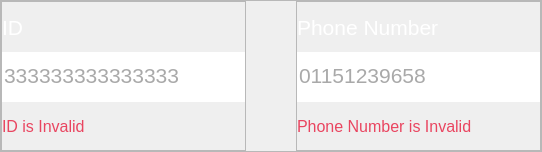
           <widget class="QFrame" name="frame_2">
            <property name="minimumSize">
             <size>
              <width>0</width>
              <height>150</height>
             </size>
            </property>
            <property name="styleSheet">
             <string notr="true"/>
            </property>
            <property name="frameShape">
             <enum>QFrame::StyledPanel</enum>
            </property>
            <property name="frameShadow">
             <enum>QFrame::Raised</enum>
            </property>
            <layout class="QHBoxLayout" name="horizontalLayout_5">
             <property name="spacing">
              <number>50</number>
             </property>
             <property name="leftMargin">
              <number>0</number>
             </property>
             <property name="topMargin">
              <number>0</number>
             </property>
             <property name="rightMargin">
              <number>0</number>
             </property>
             <property name="bottomMargin">
              <number>0</number>
             </property>
             <item>
              <widget class="QFrame" name="phonenum_9">
               <property name="minimumSize">
                <size>
                 <width>245</width>
                 <height>150</height>
                </size>
               </property>
               <property name="maximumSize">
                <size>
                 <width>245</width>
                 <height>150</height>
                </size>
               </property>
               <property name="styleSheet">
                <string notr="true"/>
               </property>
               <property name="frameShape">
                <enum>QFrame::StyledPanel</enum>
               </property>
               <property name="frameShadow">
                <enum>QFrame::Raised</enum>
               </property>
               <layout class="QVBoxLayout" name="verticalLayout_29">
                <property name="spacing">
                 <number>0</number>
                </property>
                <property name="leftMargin">
                 <number>0</number>
                </property>
                <property name="topMargin">
                 <number>0</number>
                </property>
                <property name="rightMargin">
                 <number>0</number>
                </property>
                <property name="bottomMargin">
                 <number>0</number>
                </property>
                <item>
                 <widget class="QLabel" name="label_16">
                  <property name="minimumSize">
                   <size>
                    <width>144</width>
                    <height>22</height>
                   </size>
                  </property>
                  <property name="maximumSize">
                   <size>
                    <width>144</width>
                    <height>22</height>
                   </size>
                  </property>
                  <property name="font">
                   <font>
                    <pointsize>16</pointsize>
                    <weight>50</weight>
                    <italic>false</italic>
                    <bold>false</bold>
                   </font>
                  </property>
                  <property name="styleSheet">
                   <string notr="true">
color: #FFFFFF</string>
                  </property>
                  <property name="text">
                   <string>ID</string>
                  </property>
                 </widget>
                </item>
                <item>
                 <widget class="QLineEdit" name="lineEdit_19">
                  <property name="minimumSize">
                   <size>
                    <width>243</width>
                    <height>50</height>
                   </size>
                  </property>
                  <property name="maximumSize">
                   <size>
                    <width>16777215</width>
                    <height>16777215</height>
                   </size>
                  </property>
                  <property name="font">
                   <font>
                    <pointsize>16</pointsize>
                   </font>
                  </property>
                  <property name="styleSheet">
                   <string notr="true"> border-width: 3px; border-style: solid; border-color:white;border-top-style:none;
border-left-style:none; border-right-style:none;
color: #A9A9A9;
</string>
                  </property>
                  <property name="text">
                   <string>333333333333333</string>
                  </property>
                  <property name="alignment">
                   <set>Qt::AlignLeading|Qt::AlignLeft|Qt::AlignVCenter</set>
                  </property>
                 </widget>
                </item>
                <item>
                 <widget class="QLabel" name="label_31">
                  <property name="minimumSize">
                   <size>
                    <width>240</width>
                    <height>20</height>
                   </size>
                  </property>
                  <property name="maximumSize">
                   <size>
                    <width>240</width>
                    <height>20</height>
                   </size>
                  </property>
                  <property name="font">
                   <font>
                    <pointsize>12</pointsize>
                   </font>
                  </property>
                  <property name="styleSheet">
                   <string notr="true">
color: #E94560;</string>
                  </property>
                  <property name="text">
                   <string>ID is Invalid</string>
                  </property>
                  <property name="wordWrap">
                   <bool>true</bool>
                  </property>
                 </widget>
                </item>
               </layout>
              </widget>
             </item>
             <item>
              <widget class="QFrame" name="phonenum_10">
               <property name="minimumSize">
                <size>
                 <width>245</width>
                 <height>150</height>
                </size>
               </property>
               <property name="maximumSize">
                <size>
                 <width>245</width>
                 <height>150</height>
                </size>
               </property>
               <property name="styleSheet">
                <string notr="true"/>
               </property>
               <property name="frameShape">
                <enum>QFrame::StyledPanel</enum>
               </property>
               <property name="frameShadow">
                <enum>QFrame::Raised</enum>
               </property>
               <layout class="QVBoxLayout" name="verticalLayout_30">
                <property name="spacing">
                 <number>0</number>
                </property>
                <property name="leftMargin">
                 <number>0</number>
                </property>
                <property name="topMargin">
                 <number>0</number>
                </property>
                <property name="rightMargin">
                 <number>0</number>
                </property>
                <property name="bottomMargin">
                 <number>0</number>
                </property>
                <item>
                 <widget class="QLabel" name="label_29">
                  <property name="minimumSize">
                   <size>
                    <width>144</width>
                    <height>22</height>
                   </size>
                  </property>
                  <property name="maximumSize">
                   <size>
                    <width>144</width>
                    <height>22</height>
                   </size>
                  </property>
                  <property name="font">
                   <font>
                    <pointsize>16</pointsize>
                    <weight>50</weight>
                    <italic>false</italic>
                    <bold>false</bold>
                   </font>
                  </property>
                  <property name="styleSheet">
                   <string notr="true">
color: #FFFFFF</string>
                  </property>
                  <property name="text">
                   <string>Phone Number</string>
                  </property>
                 </widget>
                </item>
                <item>
                 <widget class="QLineEdit" name="lineEdit_20">
                  <property name="minimumSize">
                   <size>
                    <width>243</width>
                    <height>50</height>
                   </size>
                  </property>
                  <property name="maximumSize">
                   <size>
                    <width>16777215</width>
                    <height>16777215</height>
                   </size>
                  </property>
                  <property name="font">
                   <font>
                    <pointsize>16</pointsize>
                   </font>
                  </property>
                  <property name="styleSheet">
                   <string notr="true"> border-width: 3px; border-style: solid; border-color:white;border-top-style:none;
border-left-style:none; border-right-style:none;
color: #A9A9A9;
</string>
                  </property>
                  <property name="text">
                   <string>01151239658</string>
                  </property>
                  <property name="alignment">
                   <set>Qt::AlignLeading|Qt::AlignLeft|Qt::AlignVCenter</set>
                  </property>
                 </widget>
                </item>
                <item>
                 <widget class="QLabel" name="label_30">
                  <property name="minimumSize">
                   <size>
                    <width>240</width>
                    <height>20</height>
                   </size>
                  </property>
                  <property name="maximumSize">
                   <size>
                    <width>240</width>
                    <height>20</height>
                   </size>
                  </property>
                  <property name="font">
                   <font>
                    <family>Ubuntu</family>
                    <pointsize>12</pointsize>
                    <weight>50</weight>
                    <italic>false</italic>
                    <bold>false</bold>
                   </font>
                  </property>
                  <property name="styleSheet">
                   <string notr="true">
color: #E94560;</string>
                  </property>
                  <property name="text">
                   <string>Phone Number is Invalid</string>
                  </property>
                  <property name="wordWrap">
                   <bool>true</bool>
                  </property>
                 </widget>
                </item>
               </layout>
              </widget>
             </item>
            </layout>
           </widget>
